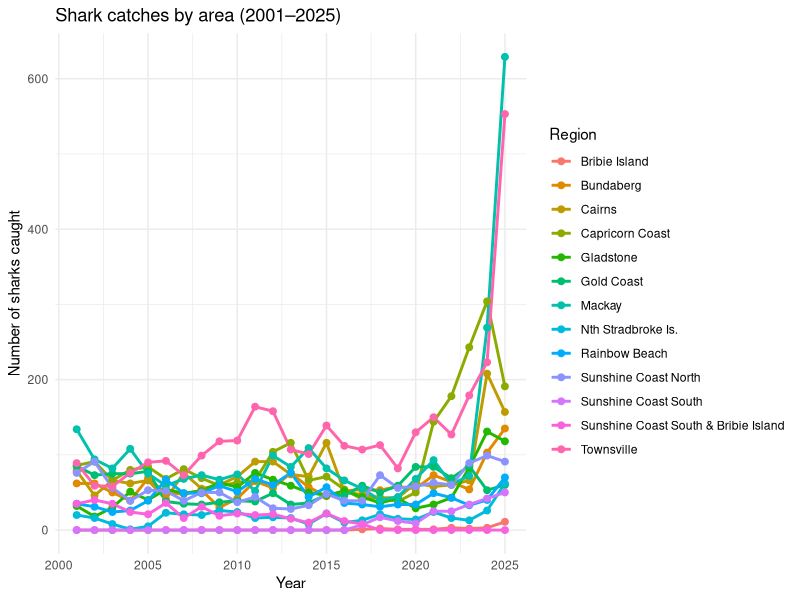
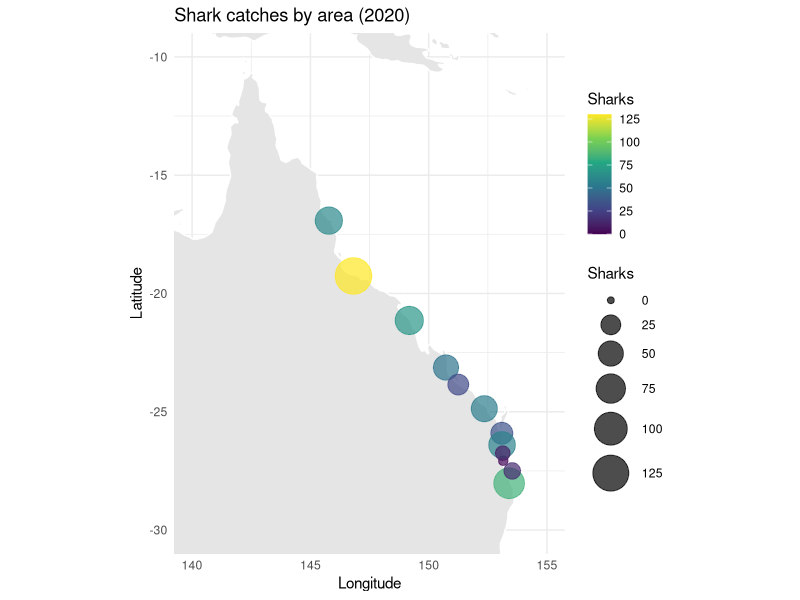

The R script that drew these images, in order:
## ---- chunk 1
knitr::opts_chunk$set(echo = TRUE)
## ---- chunk 2
library(tidyverse)

## ---- chunk 3
# Import the raw data
raw_data <- read_csv("Data/Qfishdata.csv")

## ---- chunk 4

# 2. First row contains species groups (Mammal, Other, Shark, Turtle, Total)
#    Extract those labels and build proper column names
categories <- raw_data[1, -1] |> as.character()
year_cols <- names(raw_data)[-1]

# Create a dataframe with multi-index-like names: Year.Category
colnames(raw_data) <- c("Area", paste(year_cols, categories, sep = "_"))

# 3. Drop the first row (species header row)
raw_data <- raw_data[-1, ]

# 4. Keep only Shark columns
shark_cols <- c("Area", grep("_Shark$", names(raw_data), value = TRUE))
shark_data <- raw_data[ , shark_cols]

# 5. Reshape to tidy format
shark_tidy <- shark_data |>
  pivot_longer(
    cols = -Area,
    names_to = "Year",
    values_to = "Shark"
  ) |>
  # Extract just the year number from e.g. "2001_Shark"
  mutate(
    Year = str_extract(Year, "^[0-9]{4}") |> as.integer(),
    Shark = as.numeric(Shark)
  )

# 6. Remove Grand Total row and replace NAs with 0
shark_tidy <- shark_tidy |>
  filter(Area != "Grand Total") |>
  mutate(Shark = replace_na(Shark, 0))

# Inspect cleaned dataset
head(shark_tidy)

## ---- chunk 5
ggplot(shark_tidy, aes(x = Year, y = Shark, colour = Area)) +
  geom_line(size = 1) +
  geom_point(size = 2) +
  labs(
    title = "Shark catches by area (2001–2025)",
    x = "Year",
    y = "Number of sharks caught",
    colour = "Region"
  ) +
  theme_minimal()

## ---- chunk 6

library(maps)

# Example: assign approximate lat/lon coordinates to SCP areas
area_coords <- tribble(
  ~Area,                 ~lat,    ~lon,
  "Bribie Island",      -27.07, 153.15,
  "Bundaberg",          -24.87, 152.35,
  "Cairns",             -16.92, 145.78,
  "Capricorn Coast",    -23.13, 150.73,
  "Gladstone",          -23.85, 151.25,
  "Gold Coast",         -28.02, 153.40,
  "Mackay",             -21.14, 149.18,
  "Nth Stradbroke Is.", -27.50, 153.53,
  "Rainbow Beach",      -25.91, 153.09,
  "Sunshine Coast North",-26.40, 153.10,
  "Sunshine Coast South",-26.75, 153.13,
  "Townsville",         -19.26, 146.82
)

# Filter shark data for a single year (e.g. 2020)
shark2020 <- shark_tidy %>% filter(Year == 2020)

# Merge shark catches with coordinates
shark_map <- left_join(shark2020, area_coords, by = "Area")

# Base world map from ggplot2
world <- map_data("world")

# Plot
ggplot() +
  geom_polygon(data = world, aes(x = long, y = lat, group = group),
               fill = "grey90", colour = "white") +
  geom_point(data = shark_map,
             aes(x = lon, y = lat, size = Shark, colour = Shark),
             alpha = 0.7) +
  scale_size_continuous(range = c(2, 12)) +
  scale_colour_viridis_c() +
  coord_fixed(xlim = c(140, 155), ylim = c(-30, -10)) +
  labs(title = "Shark catches by area (2020)",
       x = "Longitude", y = "Latitude",
       size = "Sharks", colour = "Sharks") +
  theme_minimal()

